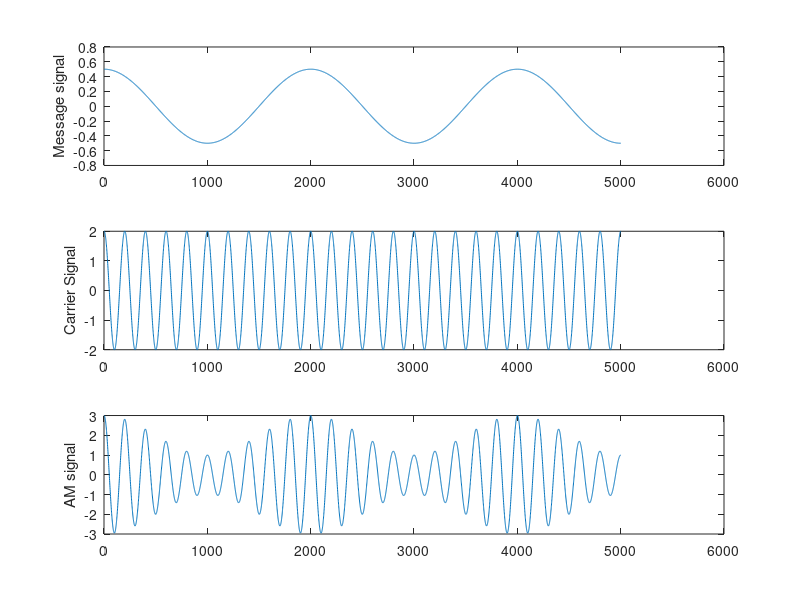

Reproduce this figure in MATLAB.
%2017331108
amp_c=2; %carrier amplitude
freq_c=0.5; %carrier frequency
amp_m=.5; 
freq_m=.05; 
Fs=100; %Sampling Frequency

ka=1;%Amplitude Sensitivity

t=[0:1/Fs:50];
ct=amp_c*cos(2*pi*freq_c*t);
mt=amp_m*cos(2*pi*freq_m*t); 
AM=ct.*(1+ka*mt);

subplot(3,1,1);
plot(mt);
ylabel('Message signal');

subplot(3,1,2); 
plot(ct);
ylabel('Carrier Signal');

subplot(3,1,3); 
plot(AM);
ylabel('AM signal');

